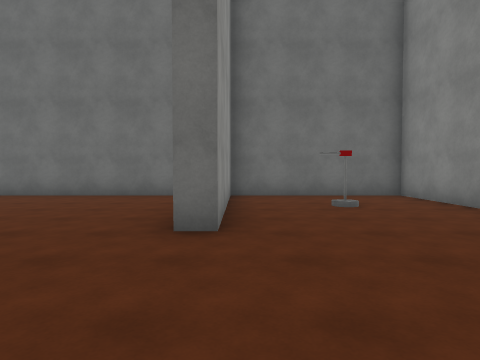
view 1 (above)

24 first-person views from a walk through a Unity game level. The camera is 1.4 m above the floor, tilts 2° down and sees 75° across. The floor is counted in squares, 2 m on a side. Each view is taken from the middle of a square. On the plan, view 1 faces up. The plan holds only what a view shows up to about 10 squares ahead; the rest is blank. The place goes on beyond the plan. The player character is not drawn. Door leaves are left out, so doorways stand open. Surface patterns are stand-ins for the level's own textures.

view 2
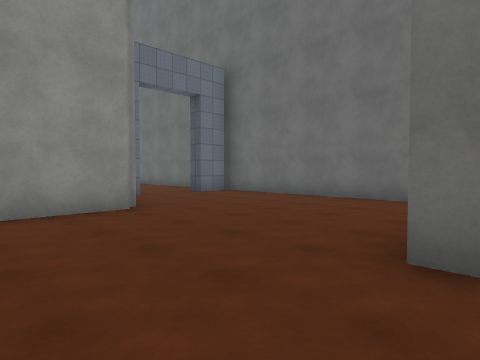

view 3
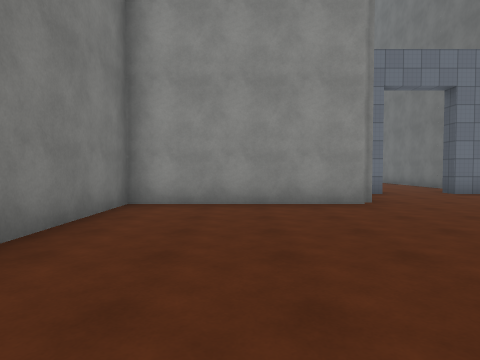

view 4
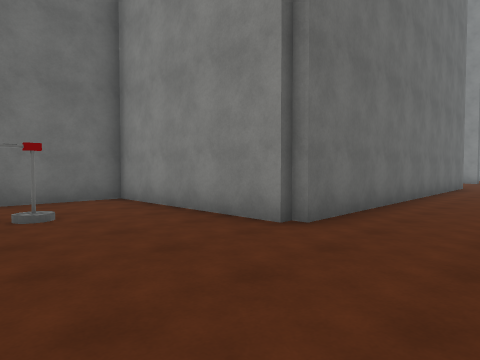

view 5
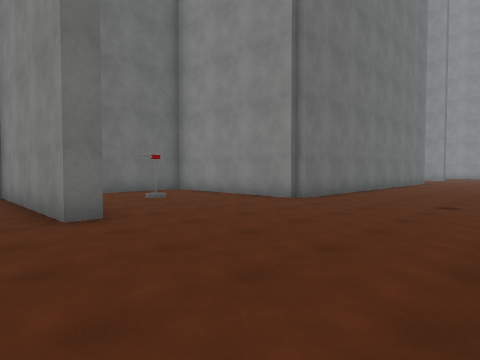

view 6
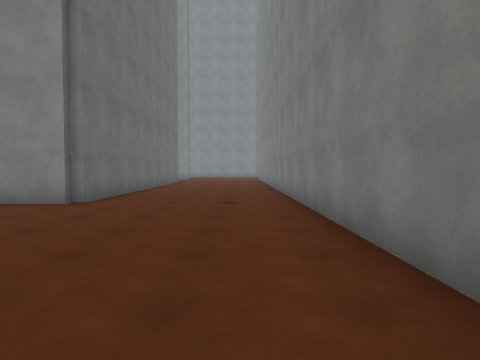

view 7
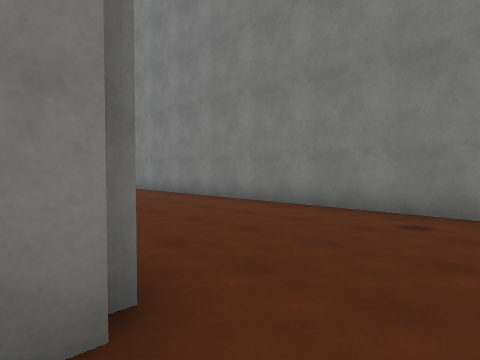

view 8
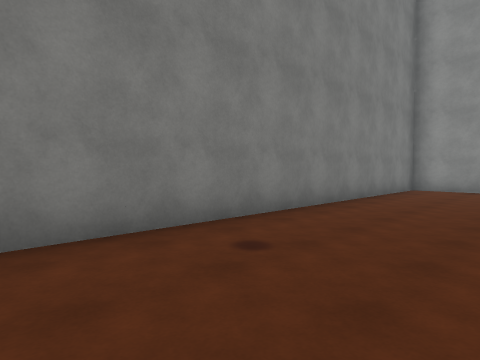

view 9
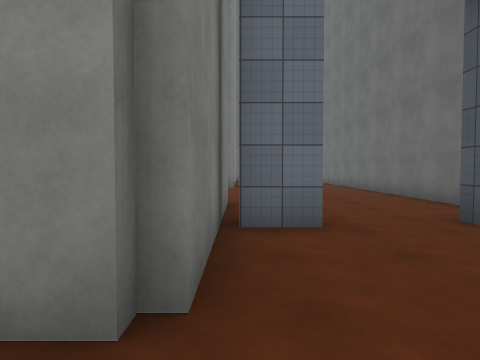

view 10
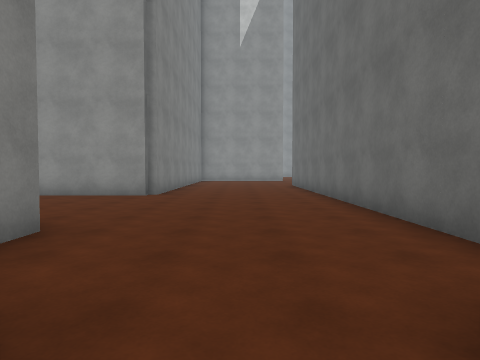

view 11
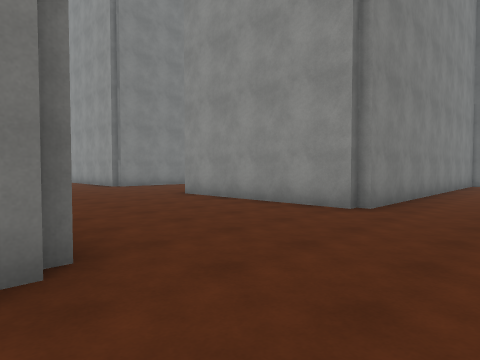

view 12
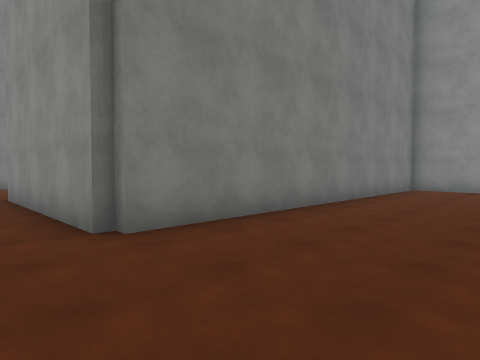

view 13
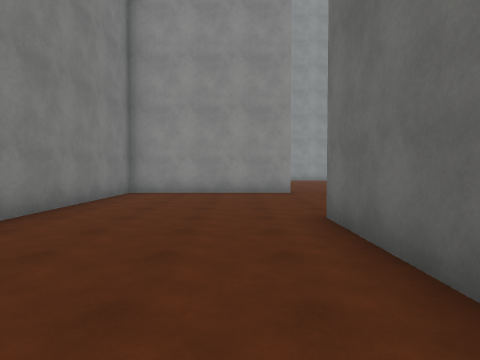

view 14
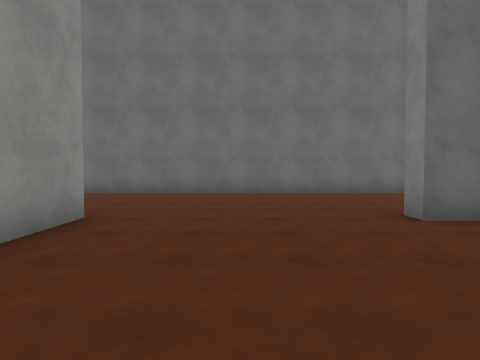

view 15
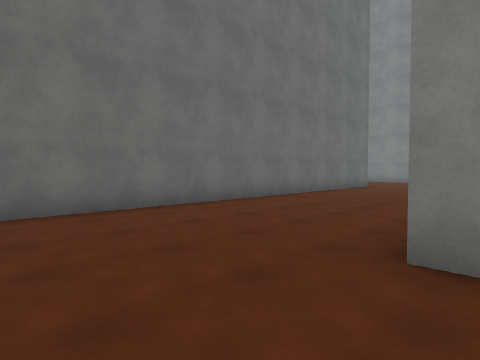

view 16
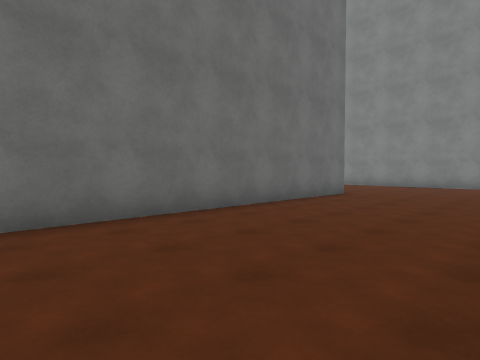

view 17
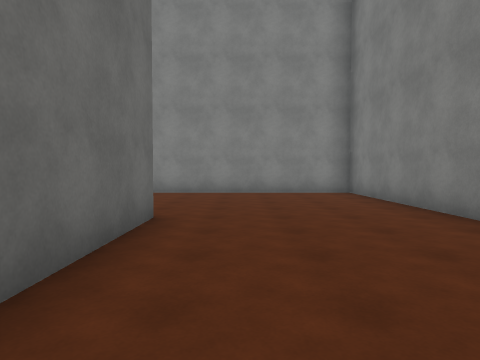

view 18
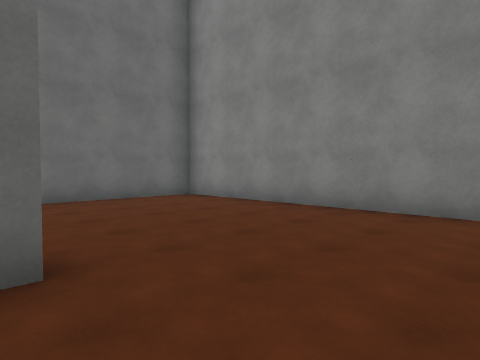

view 19
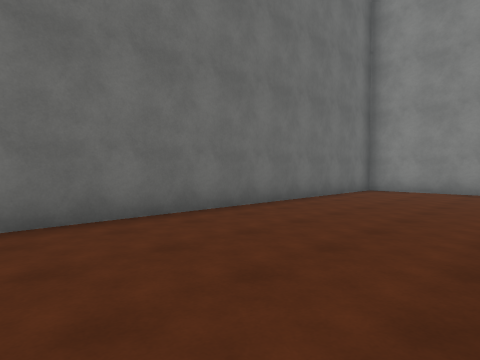

view 20
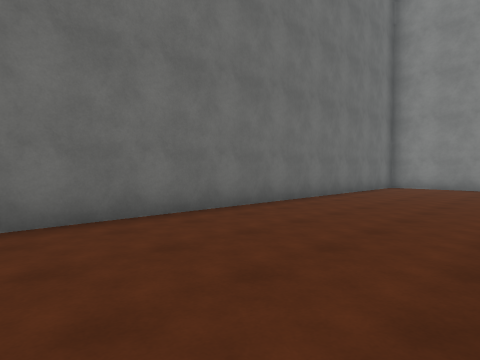

view 21
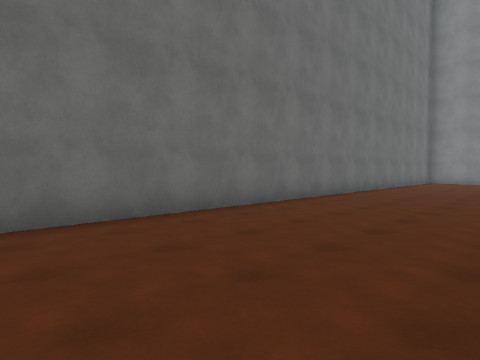

view 22
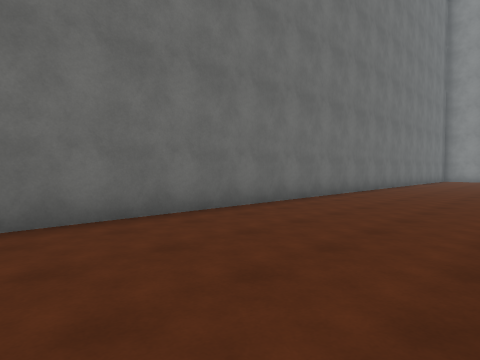

view 23
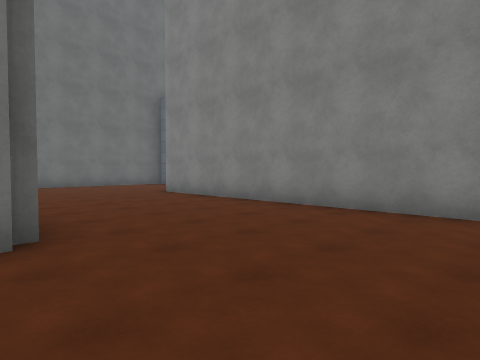

view 24
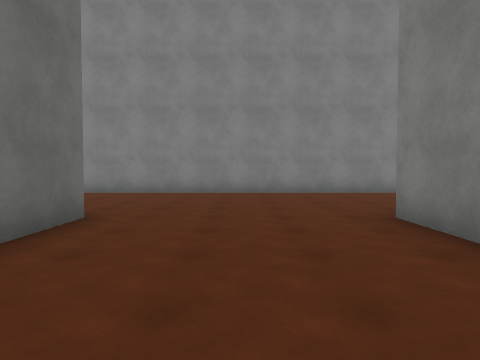

### Floor plan
Points are (right, up) in squares from view 1. A wall is a line through its corners. A room is listed if a view was taken in it or the views show most of it. See-through windows are left out.
Room 1 (views 1, 2, 3, 4, 5, 6, 7, 8, 9, 10)
walls: (-0.2, 8) (-0.2, 3.5) (-0.7, 3.5) (-0.7, 8.3) (-6.9, 8.3); (-5.2, 3.6) (-5.2, -1.2) (8.5, -1.2); (-7.9, 3.8) (-5.5, 3.8); (-7.7, 5) (-7.7, 3.9); (8.5, 3.2) (4.3, 3.2) (4.3, 8.3) (-0.2, 8.3); (-7.7, 7.8) (-7.7, 7)
ways out: open door at (-8, 6) to room 2
objects: other object (2, 6)
Room 2 (views 11, 12, 13, 14, 15, 16, 17, 18, 19, 20, 21, 22, 23, 24)
walls: (-15.4, -1.8) (-17.1, -1.8); (-10.6, 3.8) (-7.9, 3.8); (-17.1, -6.3) (-15.5, -6.3); (-10.9, 8.7) (-5.7, 8.7) (-5.7, 18.2) (-25.5, 18.2); (-9.9, 8.3) (-20.5, 8.3) (-20.5, 8.8); (-25.2, 8.5) (-25.2, 3.8) (-15.3, 3.8) (-15.3, -1.5); (-10.7, -8.8) (-10.7, 3.5); (-10.4, 13.2) (-26.5, 13.2)
ways out: open door at (-8, 6) to room 1

Positions as (right, up) in squares from view 1, and headings:
1: (0, 0), facing up
2: (0, 1), facing up-left
3: (1, 1), facing left
4: (1, 1), facing up-right
5: (-2, -1), facing up-right
6: (-2, 0), facing right
7: (3, 4), facing down-right
8: (6, 2), facing down-left
9: (-4, 4), facing left
10: (-7, 6), facing left
11: (-10, 6), facing down-left
12: (-14, 7), facing down-left
13: (-16, 7), facing left
14: (-23, 4), facing up
15: (-23, 8), facing up-right
16: (-19, 9), facing up-right
17: (-15, 12), facing right
18: (-11, 11), facing up-right
19: (-16, 14), facing up-right
20: (-18, 14), facing up-right
21: (-23, 14), facing up-right
22: (-26, 14), facing up-right
23: (-16, -5), facing up-right
24: (-20, -4), facing right
